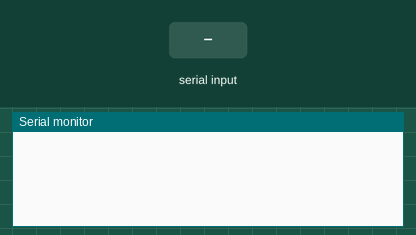
A sketch run on a simulated Arduino Uno, built with avr-gcc and run on an emulated ATmega328P. Shown: the last lines printed to the serial monitor. The test bench sets the inputs (shaded band).

Above: at 1.2 s.
1.3 s: "$\n" received over Serial
At 1.8 s:
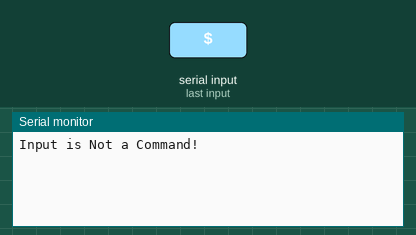
2.8 s: "S\n" received over Serial
At 4.2 s:
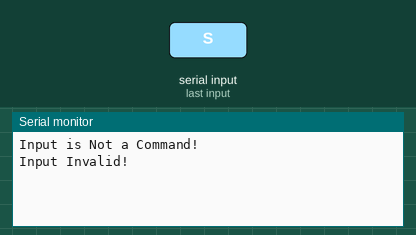

Measured:
- after the input at 1.3 s, the serial monitor: prints a new line at once (image 1)
- after the input at 2.8 s, the serial monitor: prints a new line at once (image 2)

The sketch:

double_relay_ARD.ino
```cpp
#include <Arduino.h>

int S1 = 8;
int S2 = 9;
String inputData = "";

void setup() {
  Serial.begin(115200);

  pinMode(S1, OUTPUT);
  pinMode(S2, OUTPUT);
}
bool ReceiveData(){
  while(Serial.available() > 0){
    inputData = Serial.readStringUntil('\n');
    inputData.trim(); //remove white space
    return true;
  }
  return false;
}
/***
PLACE FUNCTIONS BELOW HERE
***/
void moveSolenoids(){
  //first solenoid ON
  digitalWrite(S1, HIGH);
  delay(500);

  //first solenoid OFF
  digitalWrite(S1, LOW);
  delay(3000);

  //second solenoid ON
  digitalWrite(S2, HIGH);
  delay(500);

  //second solenoid OFF
  digitalWrite(S2, LOW);
  delay(3000);
}

void loop() {
  if(ReceiveData()){
    if(inputData[0] == '$'){
      if(inputData[1] == 'S'){
        moveSolenoids();
        Serial.println("motion done");
      }else if(inputData[1] == 'W'){
        //wait function
      }else if(inputData[1] == 'K'){
        //kill function
      }else if(inputData[1] == 'D'){
        //debug function
      }else{
        Serial.println("Input is Not a Command!");
      }
    }else{
      Serial.println("Input Invalid!");
    }
  }
}
```
